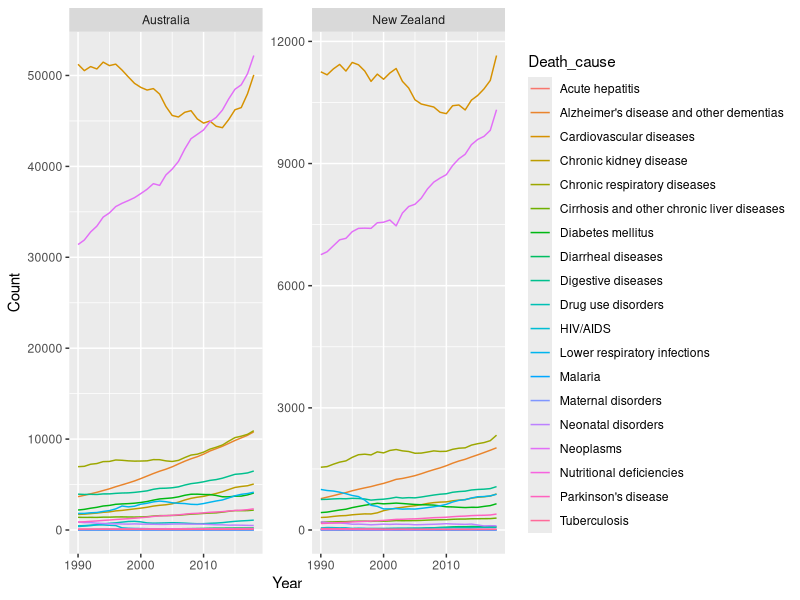
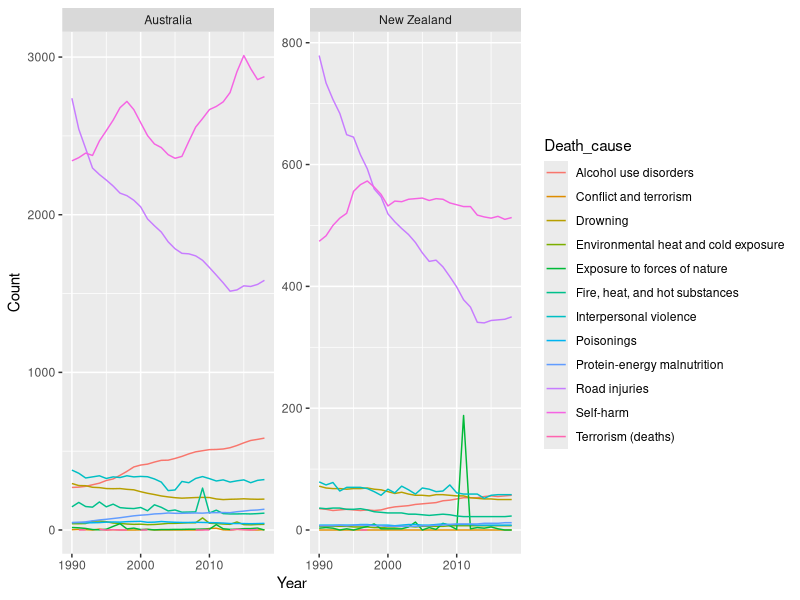

The R script that drew these images, in order: (Note: this script raises an error after producing the figures.)
## ---- chunk 1
library(tidyverse)
library(ggplot2)
library(readr)
library(knitr)
## ---- chunk 2
annual_number_of_deaths_by_cause <- read_csv("Data/annual-number-of-deaths-by-cause.csv")
## ---- chunk 3
world_data <-annual_number_of_deaths_by_cause %>% 
  group_by(Country,Year) %>% 
  summarise()
## ---- chunk 4
disease_data <- annual_number_of_deaths_by_cause %>% 
  select(1,3,5,6,7,8,9,12,13,14,15,16,17,18,22,24,26,27,32,33,34,36) %>% 
  filter(Country %in% c("Australia","New Zealand"),
         Year %in% c(1990:2018)) %>% 
  pivot_longer(cols =  -c(1:3), 
               names_to = "Death_cause", 
               values_to = "Count")

ggplot(disease_data,
       mapping = aes(x=Year,
                     y=Count,
                     color=Death_cause))+
  geom_line()+
    facet_wrap(~Country,
             scales = "free_y")
## ---- chunk 5
disease_data <- annual_number_of_deaths_by_cause %>% 
  select(1,3,4,10,11,19,20,21,23,25,28,29,30,31,35) %>% 
  filter(Country %in% c("Australia","New Zealand"),
         Year %in% c(1990:2018)) %>% 
  pivot_longer(cols =  -c(1:3), 
               names_to = "Death_cause", 
               values_to = "Count")
ggplot(disease_data,
       mapping = aes(x=Year,
                     y=Count,
                     color=Death_cause))+
  geom_line()+
    facet_wrap(~Country,
             scales = "free_y")
## ---- chunk 6

names(annual_number_of_deaths_by_cause) %>% kable(caption="Death causes")








AZ_data <- annual_number_of_deaths_by_cause %>%
  filter(
    Country %in% 
      c("Australia","New Zealand"))%>%
  mutate (`Amnesty International`= 
            as.numeric(`Amnesty International`)) %>%
  pivot_longer(cols =  -c(Country, Code, Year), 
               names_to = "Death_cause", 
               values_to = "Count") %>% 
  filter(Country %in% c("Australia","New Zealand"),
         Year %in% c(1990:2018)) %>% 
    group_by(Country,
           Year) %>% 
  arrange(desc(Count)) %>% 
  head(500)



df_CI <-  annual_number_of_deaths_by_cause %>%
  mutate (`Amnesty International`= 
            as.numeric(`Amnesty International`)) %>% 
  pivot_longer(
    cols =  -c(1:3),
    names_to = "Death_cause",
    values_to = "Count"
  ) %>%
  filter(Country %in% c("Australia", "New Zealand"),
         Year %in% c(1990:2018))


data_18 <- df_CI%>% 
  group_by(Country,
           Year) %>% 
  mutate(Total_death = sum(Count, na.rm = TRUE)*100) %>% 
  group_by(Country,
           Year,
           Death_cause) %>% 
  summarize(Percentage = Count/Total_death*100) %>% 
  group_by(Country,
           Year) %>% 
  arrange(desc(Percentage)) %>% 
  head(500)

ggplot(AZ_data,
       mapping = aes(x=Year,
                     y=Count,
                     color=Death_cause))+
  geom_line()+
    facet_wrap(~Country,
             scales = "free_y")

        
## ---- chunk 7
df_CI <-  annual_number_of_deaths_by_cause %>%
  mutate (`Number of executions (Amnesty International)`= as.numeric(`Number of executions (Amnesty International)`)) %>%
  pivot_longer(cols =  -c(Entity, Code, Year), 
               names_to = "Death_cause", 
               values_to = "Count") %>% 
  filter(Entity %in% c("China", "India"),
         Year %in% c(2000:2018))


data_18 <- df_CI%>% 
  group_by(Entity,
           Year) %>% 
  mutate(Total_death = sum(Count, na.rm = TRUE)*100) %>% 
  group_by(Entity,
           Year,
           Death_cause) %>% 
  summarize(Percentage = Count/Total_death*100) %>% 
  group_by(Entity) %>% 
  arrange(desc(Percentage)) %>% 
  filter(Year == 2018,
         Percentage > 0.1)


